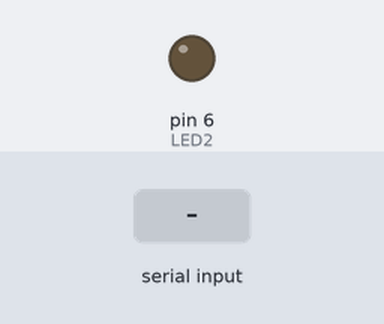
The sketch below on a simulated Arduino Uno, built with avr-gcc and run on an emulated ATmega328P. On the bench: output pins drawn as LEDs (lit = HIGH). The test bench sets the inputs (shaded band).

Above: at 1.2 s.
1.3 s: "LED_ON\n" received over the second serial link
At 2.1 s:
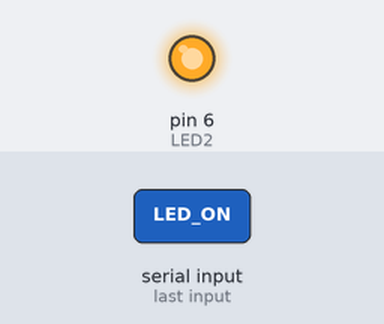
2.8 s: "LED_OFF\n" received over the second serial link
At 3.2 s:
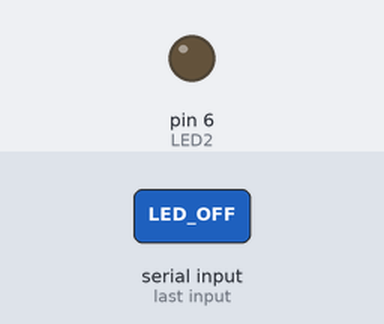
Timing chart, 0 to 5.8 s (numbered marks = the images above; inputs shaded):
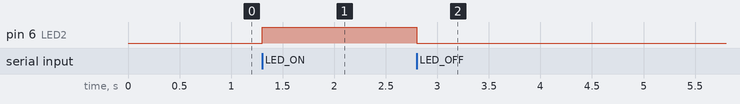

Measured:
- after the input at 1.3 s, pin 6 (LED2): LOW → HIGH at once
- after the input at 2.8 s, pin 6 (LED2): HIGH → LOW at once

The sketch:

slave_rs485.ino
```cpp
#include <SoftwareSerial.h>
#define DE 3
#define RE 2

SoftwareSerial RS485Serial(10, 11);
#define LED2 6

void setup() {
  pinMode(LED2, OUTPUT);
  RS485Serial.begin(9600);

  pinMode(DE, OUTPUT);
  pinMode(RE, OUTPUT);
  digitalWrite(DE, LOW); // always RX
  digitalWrite(RE, LOW); // always RX
}

void loop() {
  if (RS485Serial.available()) {
    String msg = RS485Serial.readStringUntil('\n');
    msg.trim();

    if (msg == "LED_ON") {
      digitalWrite(LED2, HIGH);
    }
    else if (msg == "LED_OFF") {
      digitalWrite(LED2, LOW);
    }
  }
}
```
